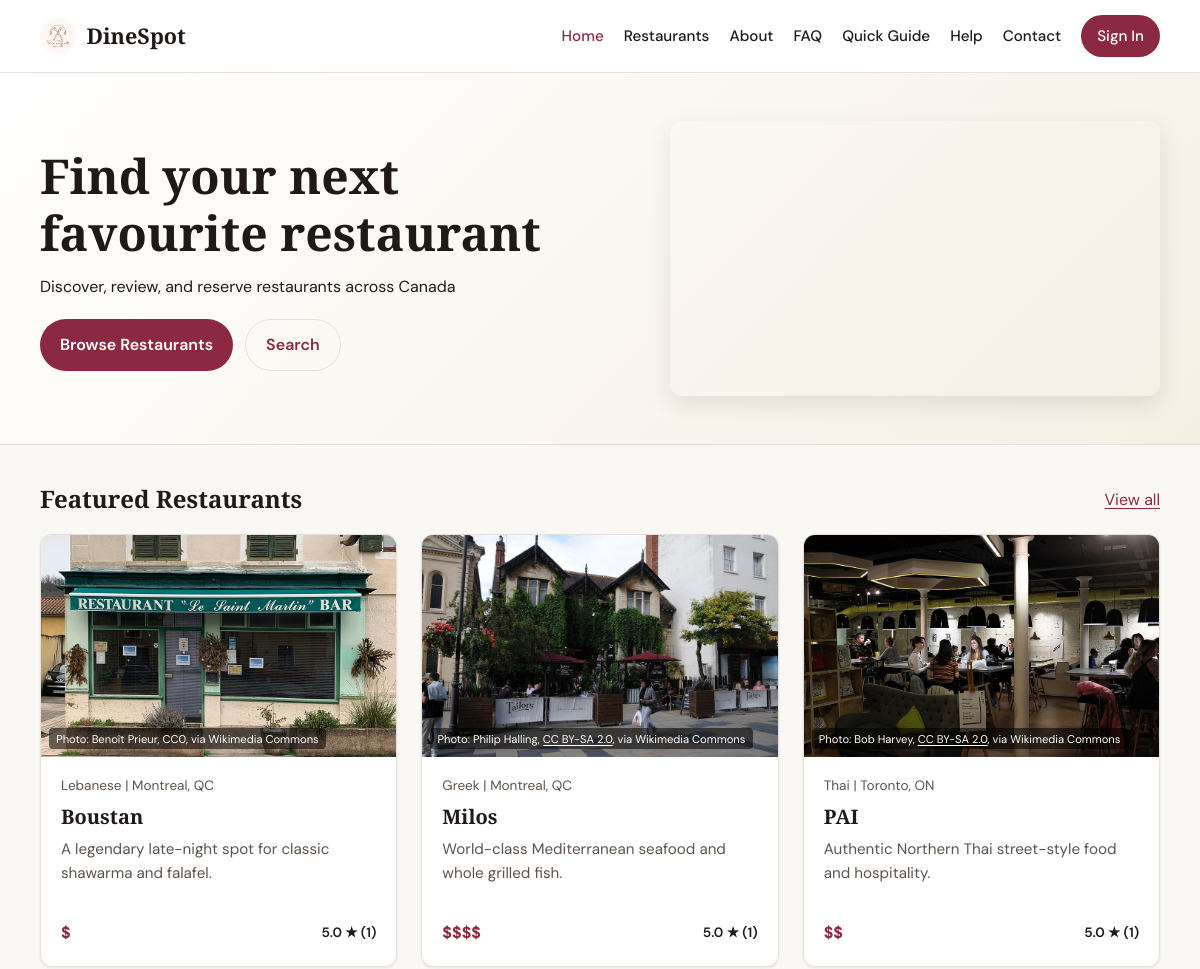
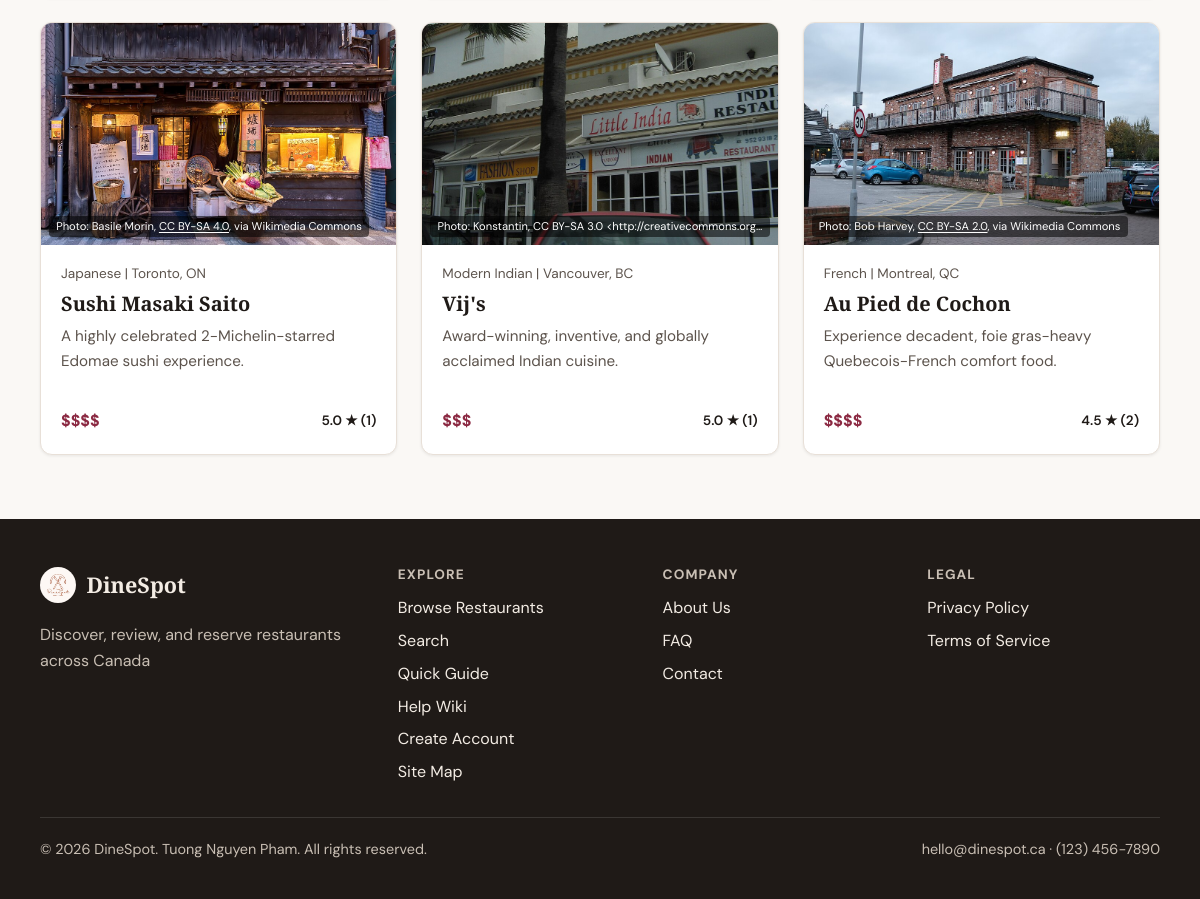
The page / on the database its author committed (2 pictures, top to bottom).
### tables this page shows
CREATE TABLE restaurants (
    id INT AUTO_INCREMENT PRIMARY KEY,
    name VARCHAR(150) NOT NULL,
    cuisine VARCHAR(80) NOT NULL,
    city VARCHAR(80) NOT NULL,
    province VARCHAR(10) NOT NULL,
    description TEXT NOT NULL,
    address VARCHAR(255) NULL,
    image_path VARCHAR(255) NULL,
    latitude DECIMAL(10, 7) NULL,
    longitude DECIMAL(10, 7) NULL,
    price_range TINYINT NOT NULL DEFAULT 2,
    is_active TINYINT(1) NOT NULL DEFAULT 1,
    image_credit VARCHAR(255) NULL,
    created_at TIMESTAMP NOT NULL DEFAULT CURRENT_TIMESTAMP,
    CONSTRAINT chk_restaurants_price_range CHECK (price_range BETWEEN 1 AND 4)
);

### includes/functions.php (called while the page is built, shortened)
<?php
function e(string $value): string
{
    return htmlspecialchars($value, ENT_QUOTES, 'UTF-8');
}
function get_site_setting(string $key, ?string $default = null): ?string
{
    static $cache = [];
    if (array_key_exists($key, $cache)) {
        return $cache[$key];
    }
    try {
        require_once __DIR__ . '/db.php';
        $stmt = db()->prepare('SELECT setting_value FROM site_settings WHERE setting_key = :key');
        $stmt->execute(['key' => $key]);
        $value = $stmt->fetchColumn();
        $cache[$key] = $value !== false ? (string) $value : $default;
        return $cache[$key];
    } catch (Throwable $e) {
        return $default;
    }
}
function price_range_label(int $range): string
{
    return str_repeat('$', max(1, min(4, $range)));
}
function restaurant_image_url(array $restaurant, string $prefix = ''): string
{
    return $prefix . ($restaurant['image_path'] ?? 'assets/images/DineSpot-logo.jpg');
}
function get_featured_restaurants(int $limit = 6): array
{
    require_once __DIR__ . '/db.php';
    $stmt = db()->prepare(
        'SELECT r.*, COALESCE(AVG(rv.rating), 0) AS avg_rating, COUNT(rv.id) AS review_count
         FROM restaurants r
         LEFT JOIN reviews rv ON rv.restaurant_id = r.id
         WHERE r.is_active = 1
         GROUP BY r.id
         ORDER BY avg_rating DESC, r.name ASC
         LIMIT :limit'
    );
    $stmt->bindValue(':limit', $limit, PDO::PARAM_INT);
    $stmt->execute();
    return $stmt->fetchAll();
}
function youtube_embed_url(string $url): string
{
    if (preg_match('/(?:youtube\.com\/watch\?v=|youtu\.be\/)([A-Za-z0-9_-]+)/', $url, $matches)) {
        return 'https://www.youtube.com/embed/' . $matches[1];
    }
    return $url;
}
function format_rating(float $rating): string
{
    return number_format($rating, 1);
}

### includes/db.php (called while the page is built, shortened)
<?php
function db(): PDO
{
    static $pdo = null;
    if ($pdo instanceof PDO) {
        return $pdo;
    }
    $dsn = sprintf(
        'mysql:host=%s;port=%s;dbname=%s;charset=%s',
        DB_HOST,
        DB_PORT,
        DB_NAME,
        DB_CHARSET
    );
    $pdo = new PDO($dsn, DB_USER, DB_PASS, [
        PDO::ATTR_ERRMODE => PDO::ERRMODE_EXCEPTION,
        PDO::ATTR_DEFAULT_FETCH_MODE => PDO::FETCH_ASSOC,
        PDO::ATTR_EMULATE_PREPARES => false,
    ]);
    return $pdo;
}

### includes/partials/restaurant-card.php (the view)
<?php
$viewUrl = ($assetPrefix ?? '') . 'restaurants/view.php?id=' . (int) $restaurant['id'];
?>
<article class="restaurant-card">
    <div class="restaurant-card-image">
        <a href="<?= e($viewUrl) ?>">
            <img
                src="<?= e(restaurant_image_url($restaurant, $assetPrefix ?? '')) ?>"
                alt="<?= e($restaurant['name']) ?>"
                <?php if (!empty($restaurant['image_credit'])): ?>
                    title="<?= e($restaurant['name']) ?> - Photo: <?= e($restaurant['image_credit']) ?>"
                <?php else: ?>
                    title="<?= e($restaurant['name']) ?>"
                <?php endif; ?>
                loading="lazy"
            >
        </a>
        <?php if (!empty($restaurant['image_credit']) && str_contains($restaurant['image_credit'], '<https://')): ?>
            <?php
                $licenseUrl = '';
                if (preg_match('/<([^>]+)>/', $restaurant['image_credit'], $matches)) {
                    $licenseUrl = $matches[1];
                }
                $cleanCredit = preg_split('/<[^>]+>/', $restaurant['image_credit'], 2);
                $parts = array_map('trim', explode(',', trim($cleanCredit[0]), 2));
                $author = $parts[0] ?? '';
                $license = $parts[1] ?? '';
                $source = trim($cleanCredit[1] ?? '');
            ?>
            <span class="image-credit">Photo: <?= e($author) ?>, <a href="<?= e($licenseUrl) ?>" target="_blank" rel="noopener noreferrer"><?= e($license) ?></a><?= e($source) ?></span>
        <?php elseif (!empty($restaurant['image_credit'])): ?>
            <span class="image-credit">Photo: <?= e($restaurant['image_credit']) ?></span>
        <?php endif; ?>
    </div>
    <div class="restaurant-card-body">
        <p class="restaurant-card-meta">
            <span><?= e($restaurant['cuisine']) ?> | <?= e($restaurant['city']) ?>, <?= e($restaurant['province']) ?></span>
        </p>
        <h2><a href="<?= e($viewUrl) ?>"><?= e($restaurant['name']) ?></a></h2>
        <p class="restaurant-card-desc"><?= e($restaurant['description']) ?></p>
        <div class="restaurant-card-footer">
            <span class="price-range"><?= e(price_range_label((int) $restaurant['price_range'])) ?></span>
            <?php if ((int) $restaurant['review_count'] > 0): ?>
                <span class="rating-badge"><?= e(format_rating((float) $restaurant['avg_rating'])) ?> ★ (<?= (int) $restaurant['review_count'] ?>)</span>
            <?php else: ?>
                <span class="rating-badge rating-badge-muted">No reviews yet</span>
            <?php endif; ?>
        </div>
    </div>
</article>

### index.php (shortened to what this page needs)
<?php
require_once __DIR__ . '/includes/functions.php';
require_once __DIR__ . '/includes/db.php';
$featured = [];
$dbError = null;
try {
    if (database_is_ready()) {
        $featured = get_featured_restaurants(6);
    }
} catch (Throwable $e) {
    $dbError = 'Unable to load restaurants. Please check your database connection.';
}
$videoUrl = 'https://youtu.be/g4hiF5axjPc?si=lyX6YaIEcgZfqCEp';
require_once __DIR__ . '/includes/header.php';
?>
<section class="home-hero">
    <div class="container home-hero-grid">
        <div>
            <h1>Find your next favourite restaurant</h1>
            <p class="lead"><?= e(SITE_TAGLINE) ?></p>
            <div class="hero-actions">
                <a class="btn btn-primary" href="restaurants/index.php">Browse Restaurants</a>
                <a class="btn btn-secondary" href="restaurants/search.php">Search</a>
            </div>
        </div>
        <?php if ($videoUrl !== ''): ?>
            <div class="hero-video">
                <iframe
                    src="<?= e(youtube_embed_url($videoUrl)) ?>"
                    title="DineSpot introduction video"
                    allow="accelerometer; autoplay; clipboard-write; encrypted-media; gyroscope; picture-in-picture"
                    allowfullscreen
                ></iframe>
            </div>
        <?php endif; ?>
    </div>
</section>
<section class="page-content">
    <div class="container">
        <?php if ($dbError): ?>
            <div class="alert alert-error" role="alert"><?= e($dbError) ?></div>
        <?php elseif ($featured === []): ?>
            <div class="alert alert-error" role="alert">
                No restaurants found. Import <code>schema/schema_mysql.sql</code> into MySQL via XAMPP.
            </div>
        <?php else: ?>
            <div class="section-heading">
                <h2>Featured Restaurants</h2>
                <a href="restaurants/index.php">View all</a>
            </div>
            <div class="restaurant-grid">
                <?php foreach ($featured as $restaurant): ?>
                    <?php include __DIR__ . '/includes/partials/restaurant-card.php'; ?>
                <?php endforeach; ?>
            </div>
        <?php endif; ?>
    </div>
</section>
<?php require_once __DIR__ . '/includes/footer.php'; ?>

### rows shown on the page
restaurants: image_path (picture), image_credit "Benoît Prieur, CC0, via Wikimedia Commons", cuisine "Lebanese", city "Montreal", province "QC", name "Boustan", description "A legendary late-night spot for classic shawarma and falafel.", price_range "$", avg_rating "5.0", review_count "1"
restaurants: image_path (picture), image_credit "Philip Halling", image_credit "CC BY-SA 2.0", image_credit ", via Wikimedia Commons", cuisine "Greek", city "Montreal", province "QC", name "Milos", description "World-class Mediterranean seafood and whole grilled fish.", price_range "$$$$", avg_rating "5.0", review_count "1"
restaurants: image_path (picture), image_credit "Bob Harvey", image_credit "CC BY-SA 2.0", image_credit ", via Wikimedia Commons", cuisine "Thai", city "Toronto", province "ON", name "PAI", description "Authentic Northern Thai street-style food and hospitality.", price_range "$$", avg_rating "5.0", review_count "1"
restaurants: image_path (picture), image_credit "Basile Morin", image_credit "CC BY-SA 4.0", image_credit ", via Wikimedia Commons", cuisine "Japanese", city "Toronto", province "ON", name "Sushi Masaki Saito", description "A highly celebrated 2-Michelin-starred Edomae sushi experience.", price_range "$$$$", avg_rating "5.0", review_count "1"
restaurants: image_path (picture), image_credit "Konstantin, CC BY-SA 3.0 <http://creativecommons.or…", cuisine "Modern Indian", city "Vancouver", province "BC", name "Vij's", description "Award-winning, inventive, and globally acclaimed Indian cuisine.", price_range "$$$", avg_rating "5.0", review_count "1"
restaurants: image_path (picture), image_credit "Bob Harvey", image_credit "CC BY-SA 2.0", image_credit ", via Wikimedia Commons", cuisine "French", city "Montreal", province "QC", name "Au Pied de Cochon", description "Experience decadent, foie gras-heavy Quebecois-French comfort food.", price_range "$$$$", avg_rating "4.5", review_count "2"

### other values the page prints
SITE_NAME "DineSpot"
SITE_TAGLINE "Discover, review, and reserve restaurants across Canada"
SITE_EMAIL "hello@dinespot.ca"
SITE_PHONE "(123) 456-7890"
